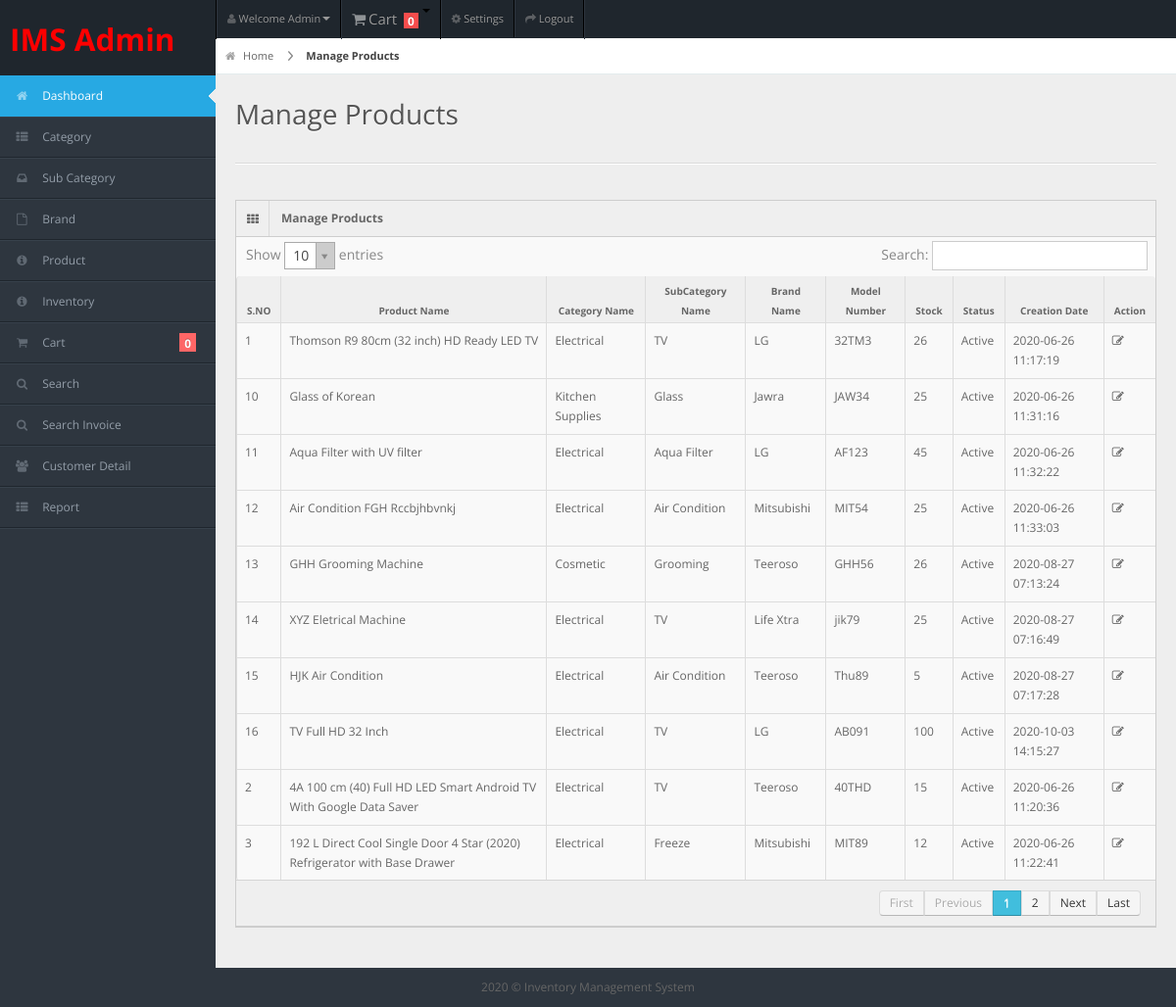
The page /admin/manage-product.php (signed in) on the database its author committed.
### tables this page shows
CREATE TABLE `tblproducts` (
  `ID` int(10) NOT NULL,
  `ProductName` varchar(200) DEFAULT NULL,
  `CatID` int(5) DEFAULT NULL,
  `SubcatID` int(5) DEFAULT NULL,
  `BrandName` varchar(200) DEFAULT NULL,
  `ModelNumber` varchar(200) DEFAULT NULL,
  `Stock` int(10) DEFAULT NULL,
  `Price` decimal(10,0) DEFAULT NULL,
  `Status` int(2) DEFAULT NULL,
  `CreationDate` timestamp NULL DEFAULT current_timestamp()
);

CREATE TABLE `tblcategory` (
  `ID` int(10) NOT NULL,
  `CategoryName` varchar(200) DEFAULT NULL,
  `Status` int(2) DEFAULT NULL,
  `CreationDate` timestamp NULL DEFAULT current_timestamp()
);

CREATE TABLE `tblsubcategory` (
  `ID` int(10) NOT NULL,
  `CatID` int(5) DEFAULT NULL,
  `SubCategoryname` varchar(200) DEFAULT NULL,
  `Status` int(2) DEFAULT NULL,
  `CreationDate` timestamp NULL DEFAULT current_timestamp()
);

### admin/manage-product.php (the view, shortened to what this page needs)
<?php
include('includes/dbconnection.php');
if (strlen($_SESSION['imsaid']==0)) {
  header('location:logout.php');
  } else{
  ?>
<!DOCTYPE html>
<html lang="en">
<head>
<?php include_once('includes/cs.php');?>
</head>
<body>
<?php include_once('includes/header.php');?>
<?php include_once('includes/sidebar.php');?>
<div id="content">
  <div id="content-header">
    <div id="breadcrumb"> <a href="dashboard.php" title="Go to Home" class="tip-bottom"><i class="icon-home"></i> Home</a> <a href="manage-product.php" class="current">Manage Products</a> </div>
    <h1>Manage Products</h1>
  </div>
  <div class="container-fluid">
    <hr>
    <div class="row-fluid">
      <div class="span12">
        <div class="widget-box">
          <div class="widget-title"> <span class="icon"><i class="icon-th"></i></span>
            <h5>Manage Products</h5>
          </div>
          <div class="widget-content nopadding">
            <table class="table table-bordered data-table">
              <thead>
                <tr>
                  <th>S.NO</th>
                  <th>Product Name</th>
                  <th>Category Name</th>
                   <th>SubCategory Name</th>
                  <th>Brand Name</th>
                  <th>Model Number</th>
                  <th>Stock</th>
                  <th>Status</th>
                  <th>Creation Date</th>
                  <th>Action</th>
                </tr>
              </thead>
              <tbody>
                <?php
$ret=mysqli_query($con,"select tblcategory.CategoryName,tblsubcategory.SubCategoryname as subcat,tblproducts.ProductName,tblproducts.BrandName,tblproducts.ID as pid,tblproducts.Status,tblproducts.CreationDate,tblproducts.ModelNumber,tblproducts.Stock from tblproducts inner join tblcategory on tblcategory.ID=tblproducts.CatID inner join tblsubcategory on tblsubcategory.ID=tblproducts.SubcatID");
$cnt=1;
while ($row=mysqli_fetch_array($ret)) {
?>
                <tr class="gradeX">
                  <td><?php echo $cnt;?></td>
                  <td><?php  echo $row['ProductName'];?></td>
                  <td><?php  echo $row['CategoryName'];?></td>
                  <td><?php  echo $row['subcat'];?></td>
                  <td><?php  echo $row['BrandName'];?></td>
                  <td><?php  echo $row['ModelNumber'];?></td>
                  <td><?php  echo $row['Stock'];?></td>
                  <?php if($row['Status']=="1"){ ?>
                     <td><?php echo "Active"; ?></td>
<?php } else { ?>                  <td><?php echo "Inactive"; ?>
                  </td>
                  <?php } ?>
                  <td><?php  echo $row['CreationDate'];?></td>
                  <td class="center"><a href="editproducts.php?editid=<?php echo $row['pid'];?>"><i class=" icon-edit"></i></a></td>
                </tr>
                <?php
$cnt=$cnt+1;
}?>
              </tbody>
            </table>
          </div>
        </div>
      </div>
    </div>
  </div>
</div>
<?php include_once('includes/footer.php');?>
</body>
</html>
<?php } ?>

### admin/includes/header.php (shortened to what this page needs)
<div id="header">
  <h2 style="padding-top: 20px;padding-left: 10px"><a href="dashboard.php"><strong style="color: red">IMS Admin</strong></a></h2>
</div>
<div id="user-nav" class="navbar navbar-inverse">
  <ul class="nav">
    <?php
$ret=mysqli_query($con,"select AdminName from tbladmin");
$row=mysqli_fetch_array($ret);
$name=$row['AdminName'];
?>
    <li  class="dropdown" id="profile-messages" ><a title="" href="#" data-toggle="dropdown" data-target="#profile-messages" class="dropdown-toggle"><i class="icon icon-user"></i>  <span class="text">Welcome <?php echo $name; ?></span><b class="caret"></b></a>
    </li>
    <?php $ret=mysqli_query($con,"Select * from tblcart where IsCheckOut='0'");
$cartcountcount=mysqli_num_rows($ret);
?>
    <li id="menu-messages"><a href="cart.php" data-target="#menu-messages" ><i class="icon icon-shopping-cart" style="color: white;font-size: 15px"></i> <span class="text" style="font-size: 15px">Cart</span> <span class="label label-important"><?php echo htmlentities($cartcountcount);?></span><b class="caret"></b></a>
    </li>
    <li class=""><a title="" href="change-password.php"><i class="icon icon-cog"></i> <span class="text">Settings</span></a></li>
    <li class=""><a title="" href="logout.php"><i class="icon icon-share-alt"></i> <span class="text">Logout</span></a></li>
  </ul>
</div>

### admin/css/matrix-style.css (style rules this page uses)
* { outline:none !important; -moz-outline: none !important; }
html, body { height:100% }
body { overflow-x: hidden; margin-top: -10px; font-family: 'Open Sans', sans-serif; font-size:12px; color:#666; }
a { color:#666; }
select, textarea, input[type="text"], input[type="password"], input[type="datetime"], input[type="datetime-local"], input[type="date"], input[type="month"], input[type="time"], input[type="week"], input[type="number"], input[type="email"], input[type="url"], input[type="search"], input[type="tel"], input[type="color"], .uneditable-input, .label, .dropdown-menu, .btn, .well, .progress, .table-bordered, .btn-group > .btn:first-child, .btn-group > .btn:last-child, .btn-group > .btn:last-child, .btn-group > .dropdown-toggle, .alert { border-radius:0px; }
hr { border-top-color:#dadada; }
.label-important, .badge-important { background:#f74d4d; }
#header { height: 77px; position: relative; width: 100%; z-index: -9; }
#user-nav { position: absolute; left: 220px; top:0px; z-index: 20; margin: 0; }
#user-nav > ul { margin: 0; padding: 0; list-style: none; border-right: 1px solid #2e363f;border-left: 1px solid #000; }
#user-nav > ul > li { float: left; list-style-type: none; margin: 0; position: relative; padding: 0; border-left: 1px solid #2e363f; border-right: 1px solid #000; }
#user-nav > ul > li > a { padding:9px 10px; display: block; font-size: 11px; }
#user-nav > ul > li > a > i, #sidebar li a i { opacity: .5; margin-top: 2px; }
#user-nav > ul > li > a > .label { vertical-align: middle; padding: 1px 4px 1px; margin: -2px 4px 0; display: inline-block; }
#content { background: none repeat scroll 0 0 #eeeeee; margin-left: 220px; margin-right: 0; padding-bottom: 25px; position: relative; min-height:100%; width: auto; }
#content-header { position: abslute; width: 100%; margin-top: -38px; z-index: 20; }
#content-header h1 { color: #555555; font-size: 28px; font-weight: normal; float: none; text-shadow: 0 1px 0 #ffffff; margin-left: 20px; position: relative; }
#content-header h1, #content-header .btn-group { margin-top: 20px; }
#breadcrumb { background-color: #fff; border-bottom: 1px solid #e3ebed; }
#breadcrumb a { padding: 8px 20px 8px 10px; display: inline-block; background-image: url('../img/breadcrumb.png'); background-position: center right; background-repeat: no-repeat; font-size: 11px; color: #666666; }
#breadcrumb a:last-child { background-image:none; }
#breadcrumb a.current { font-weight: bold; color: #444444; }
#breadcrumb a i { margin-right: 5px; opacity: .6; }
.stat-boxes .peity_bar_good, .stat-boxes .peity_line_good, { color: #459D1C; }
.widget-box { background: none repeat scroll 0 0 #F9F9F9; border-left: 1px solid #CDCDCD; border-top: 1px solid #CDCDCD; border-right: 1px solid #CDCDCD; clear: both; margin-top: 16px; margin-bottom: 16px; position: relative; }
.widget-title, .modal-header, .table th, div.dataTables_wrapper .ui-widget-header { background:#efefef; border-bottom: 1px solid #CDCDCD; height: 36px; }
.widget-title span.icon { padding: 9px 10px 7px 11px; float: left; border-right:1px solid #dadada; }
.widget-title h5 { color: #666; float: left; font-size: 12px; font-weight: bold; padding: 12px; line-height: 12px; margin: 0; }
.widget-content { padding:15px; border-bottom: 1px solid #cdcdcd; }
.table th { height: auto; font-size: 10px; padding: 5px 10px 2px; border-bottom: 0; text-align: center; color: #666666; }
.nopadding { padding: 0 !important; }
.nopadding .table { margin-bottom: 0; }
.nopadding .table-bordered { border: 0; }

### admin/css/matrix-media.css (style rules this page uses)
body { background:#2E363F; }
#header { background-color: #1f262d; margin-top:10px; }

### rows shown on the page
tblproducts: ProductName "Thomson R9 80cm (32 inch) HD Ready LED TV", tblcategory.CategoryName "Electrical", tblsubcategory.SubCategoryname "TV", BrandName "LG", ModelNumber "32TM3", Stock "26", Status "Active", CreationDate "2020-06-26 11:17:19"
tblproducts: ProductName "4A 100 cm (40) Full HD LED Smart Android TV With Google Data Saver", tblcategory.CategoryName "Electrical", tblsubcategory.SubCategoryname "TV", BrandName "Teeroso", ModelNumber "40THD", Stock "15", Status "Active", CreationDate "2020-06-26 11:20:36"
tblproducts: ProductName "192 L Direct Cool Single Door 4 Star (2020) Refrigerator with Base Drawer", tblcategory.CategoryName "Electrical", tblsubcategory.SubCategoryname "Freeze", BrandName "Mitsubishi", ModelNumber "MIT89", Stock "12", Status "Active", CreationDate "2020-06-26 11:22:41"
tblproducts: ProductName "Glass of Korean", tblcategory.CategoryName "Kitchen Supplies", tblsubcategory.SubCategoryname "Glass", BrandName "Jawra", ModelNumber "JAW34", Stock "25", Status "Active", CreationDate "2020-06-26 11:31:16"
tblproducts: ProductName "Aqua Filter with UV filter", tblcategory.CategoryName "Electrical", tblsubcategory.SubCategoryname "Aqua Filter", BrandName "LG", ModelNumber "AF123", Stock "45", Status "Active", CreationDate "2020-06-26 11:32:22"
tblproducts: ProductName "Air Condition FGH Rccbjhbvnkj", tblcategory.CategoryName "Electrical", tblsubcategory.SubCategoryname "Air Condition", BrandName "Mitsubishi", ModelNumber "MIT54", Stock "25", Status "Active", CreationDate "2020-06-26 11:33:03"
tblproducts: ProductName "GHH Grooming Machine", tblcategory.CategoryName "Cosmetic", tblsubcategory.SubCategoryname "Grooming", BrandName "Teeroso", ModelNumber "GHH56", Stock "26", Status "Active", CreationDate "2020-08-27 07:13:24"
tblproducts: ProductName "XYZ Eletrical Machine", tblcategory.CategoryName "Electrical", tblsubcategory.SubCategoryname "TV", BrandName "Life Xtra", ModelNumber "jik79", Stock "25", Status "Active", CreationDate "2020-08-27 07:16:49"
tblproducts: ProductName "HJK Air Condition", tblcategory.CategoryName "Electrical", tblsubcategory.SubCategoryname "Air Condition", BrandName "Teeroso", ModelNumber "Thu89", Stock "5", Status "Active", CreationDate "2020-08-27 07:17:28"
tblproducts: ProductName "TV Full HD 32 Inch", tblcategory.CategoryName "Electrical", tblsubcategory.SubCategoryname "TV", BrandName "LG", ModelNumber "AB091", Stock "100", Status "Active", CreationDate "2020-10-03 14:15:27"

### other values the page prints
$name "Admin"
$cartcountcount "0"
